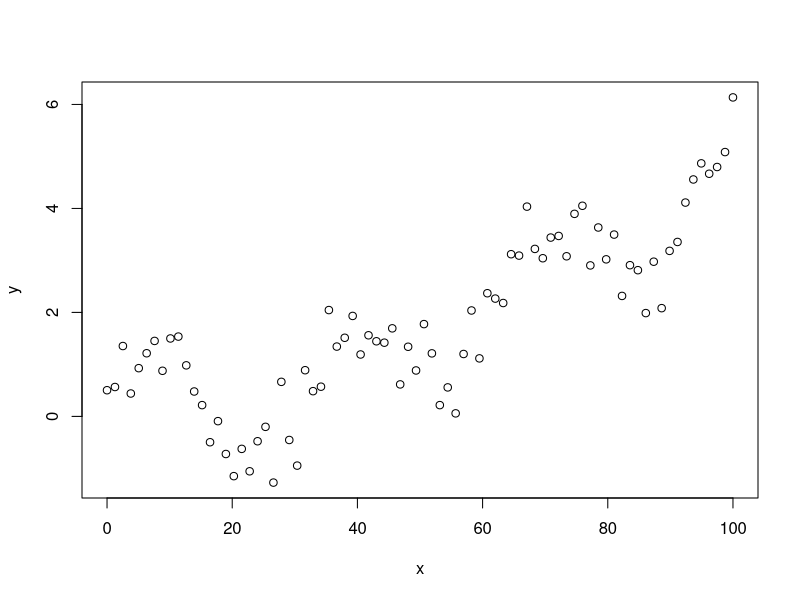
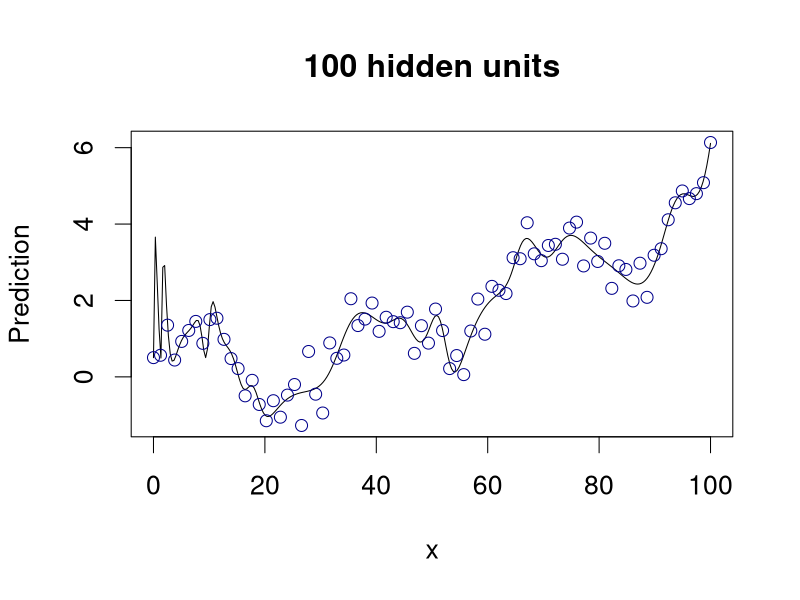
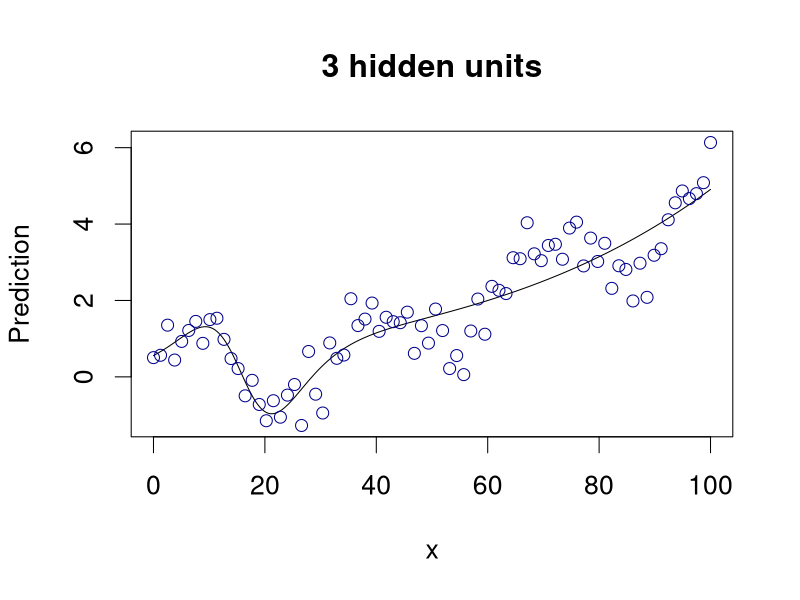

Write R code to recreate these figures, in order.


# Compare what a 1d prediction looks like with 5 and 10 hidden units.

library(caret)

# Make data
set.seed(44242)

x <- seq(0, 100, length.out = 80)
xpred <- data.frame(x = seq(0, 100, length.out = 300))

y <- sin(x / 5) + 0.0005 * x ^ 2 + rnorm(length(x), 0, 0.5)

d <- data.frame(x, y)


plot(x, y)


tr <- trainControl(method = 'LGOCV', p = 0.95)


hyp1 <- data.frame(size = 100,
                   decay = 0
)


set.seed(4149924)
m1 <- train(y ~ x, data = d,
            method = 'nnet', 
            tuneGrid = hyp1,
            linout = TRUE,
            maxit = 700,
            trControl = tr
)

pm1 <- predict(m1, newdata = xpred)



png('m1.png')
par(cex = 1.6)
plot(xpred$x, pm1, type = 'l', ylab = 'Prediction', xlab = 'x', 
     main = '100 hidden units', ylim = range(y))
points(x, y, col = 'darkblue')
dev.off()







hyp2 <- data.frame(size = 3,
                   decay = 0 
)


set.seed(4149924)
m2 <- train(y ~ x, data = d,
            method = 'nnet', 
            tuneGrid = hyp2,
            linout = TRUE,
            maxit = 700,
            trControl = tr
)

pm2 <- predict(m2, newdata = xpred)



png('m2.png')
par(cex = 1.6)
plot(xpred$x, pm2, type = 'l', ylab = 'Prediction', xlab = 'x', 
     main = '3 hidden units', ylim = range(y))
points(x, y, col = 'darkblue')
dev.off()




